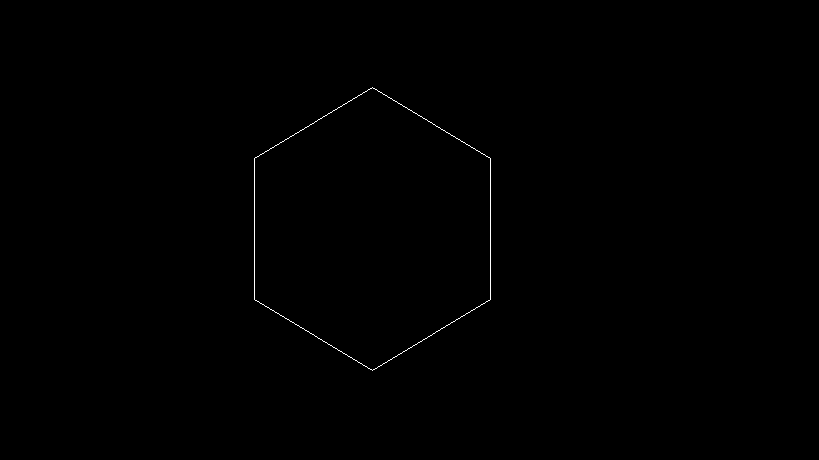
//> input picture d4/A3.png, 819 x 460 px
$ ./hough   (built with g++ and OpenCV 4)
//> lines starting //> are read from the running program, lines starting //| are printed output that depends on the picture; after the words box and inside, x2 and y2 are one past the last pixel; in counts of white or black regions, pixels touching at a corner belong together
#include"opencv2/highgui/highgui.hpp"
#include"opencv2/core/core.hpp"
#include"opencv2/imgproc/imgproc.hpp"
#include<iostream>
#include<math.h>
using namespace cv;
using namespace std;

#include<queue>
struct node
	{
		int x,y;
	};

queue<node> myq;
void bfs(Mat e, Mat c, int i,int j,Mat f);
int isvalid(Mat a,int x, int y);
void plot(int i,int j, Mat c);
int main()

{
	int i,j;

	Mat b=imread("A3.png",0);
//> b: 460 rows x 819 cols, CV_8UC1; 0.2% white in thin lines or dots, all inside (x1, y1, x2, y2) = (254, 87, 491, 371)
	Mat a=b.clone();
	Mat c(sqrt(a.rows*a.rows+a.cols*a.cols)/10,360,CV_8UC1,Scalar(0));
	node temp;
	for(i=0;i<a.rows;i++)
	{
		for(j=0;j<a.cols;j++)
		{
			if(a.at<uchar>(i,j)==255)
			{
				 temp.x=i;
		    temp.y=j;
		    myq.push(temp);
		   	b.at<uchar>(i,j)=255;
		   	plot(i,j,c);


			}
		}
	}
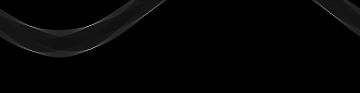
//> c: 93 rows x 360 cols, CV_8UC1; min 0, max 153, mean 4
//> after the loop, myq = 754 items
	imshow("IMG",c);
	waitKey(3000);

for(i=0;i<c.rows;i++)
{
	for(j=0;j<c.cols;j++)
	{
		if(c.at<uchar>(i,j)>100)
			c.at<uchar>(i,j)=255;
		else
			c.at<uchar>(i,j)=0;

	}
}
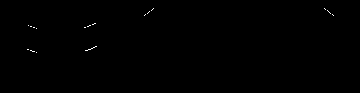
//> c: 93 rows x 360 cols, CV_8UC1; 0.16% white in thin lines or dots, all inside (x1, y1, x2, y2) = (27, 8, 334, 53)

imshow("IMG",c);
waitKey(3000);


int count=0;
for(i=0;i<c.rows;i++)
{
	for(j=0;j<c.cols;j++)
	{
		if(c.at<uchar>(i,j)==255)
		{

		}
	}

}
//imshow("IMG",f);
cout<<count<<endl;
waitKey(3000);
}


void plot(int i,int j, Mat c)
{

	float thf;
	int r;
	int s;
		for(s=0;s<360;s++)
		{

			thf=s*3.14/180.0;
			r=i*cos(thf)+j*sin(thf);
			if(r>0)
			c.at<uchar>(r/10,s)=(c.at<uchar>(r/10,s)+1);

		}

}
